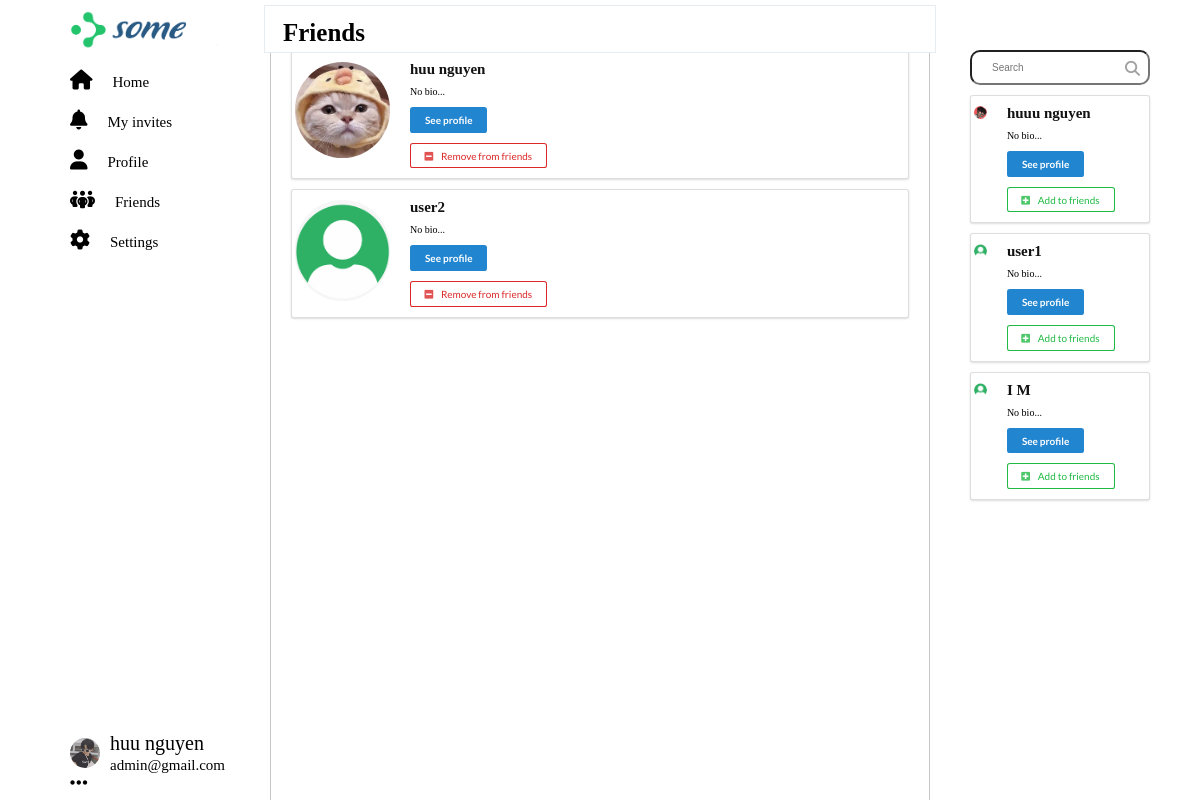
/friends-profiles/ (signed in), run on the app's committed database.
### Home/models.py (models this page shows, shortened)
class Profile(models.Model):
    user = models.OneToOneField(User, null=True, on_delete=models.CASCADE)
    bio = models.TextField(default="No bio...", max_length=300, null=True, blank=True)
    ava_pic = models.ImageField(default='default_ava.png', upload_to="profile")
    background_pic = models.ImageField(default='default_background.png', upload_to="profile")
    friends = models.ManyToManyField(User, blank=True, related_name='friends')
    slug = models.SlugField(unique=True, blank=True)
    updated = models.DateTimeField(auto_now=True)
    created = models.DateTimeField(auto_now_add=True)
    objects = ProfileManager()
    def get_fullname(self):
        if self.user.first_name and self.user.last_name:
            return f"{self.user.first_name} {self.user.last_name}"
        return f"{self.user.username}"
    __initial_first_name = None
    __initial_last_name = None
    def __init__(self, *args, **kwargs):
        super().__init__(*args, **kwargs)
        self.__initial_first_name = self.user.first_name
        self.__initial_last_name = self.user.last_name
    def get_absolute_url(self):
        return reverse("profile_detail_view", kwargs={"slug": self.slug})

### Home/views.py (the view)
# urls.py: path('friends-profiles/', friend_profile_list_view, name='friends_profiles_views'),
def friend_profile_list_view(request):
    user = request.user
    profile = Profile.objects.get(user=request.user)
    qs = Profile.objects.get_all_profiles_is_friend(user)
    rel_r1 = Relationship.objects.filter(sender=profile)
    rel_s1 = Relationship.objects.filter(receiver=profile)
    rel_receiver1 = []
    rel_sender1 = []
    is_empty = False
    for item in rel_r1:
        rel_receiver1.append(item.receiver.user)
    for item in rel_s1:
        rel_sender1.append(item.sender.user)
    if len(qs) == 0:
        is_empty = True
    rel_qs = Profile.objects.get_all_profiles_to_invite(user)
    rel_r = Relationship.objects.filter(sender=profile)
    rel_s = Relationship.objects.filter(receiver=profile)
    rel_receiver = []
    rel_sender = []
    for item in rel_r:
        rel_receiver.append(item.receiver.user)
    for item in rel_s:
        rel_sender.append(item.sender.user)
    context = {
        'rel_qs': rel_qs,
        'rel_receiver': rel_receiver,
        'rel_sender': rel_sender,
        'qs': qs,
        'rel_receiver1': rel_receiver1,
        'rel_sender1': rel_sender1,
        'is_empty': is_empty
    }
    return render(request, 'friend_profile_list.html', context)

### Home/models.py (called while the page is built)
    def get_all_profiles_to_invite(self, sender):
        profiles = Profile.objects.all().exclude(user=sender)
        profile = Profile.objects.get(user=sender)
        qs = Relationship.objects.filter(Q(sender=profile) | Q(receiver=profile))
        accepted = set([])
        for rel in qs:
            if rel.status == 'accepted':
                accepted.add(rel.receiver)
                accepted.add(rel.sender)
        available = [profile for profile in profiles if profile not in accepted]
        return available

    def get_all_profiles_is_friend(self, sender):
        profiles = Profile.objects.all().exclude(user=sender)
        profile = Profile.objects.get(user=sender)
        qs = Relationship.objects.filter(Q(sender=profile) | Q(receiver=profile))
        accepted = set([])
        for rel in qs:
            if rel.status == 'accepted':
                accepted.add(rel.receiver)
                accepted.add(rel.sender)
        available = [profile for profile in profiles if profile in accepted]
        return available

### Home/templates/friend_profile_list.html (shortened to what this page needs)
{% extends 'base.html' %}
{% block title %}
  Friends
{% endblock %}
{% block content %}
{% for obj in qs %}
    <div class="ui segment">
        <div class="ui grid">
            <div class="row">
                <div class="three wide column">
                    <img src="{{obj.ava_pic.url}}" alt="Avatar" class="ui small circular image">
                </div>
                <div class="thirteen wide column">
                    <h3><strong>{{obj.get_fullname}}</strong></h3>
                    <br>
                    <p>{{obj.bio}}</p>
                    <br>
                    <a href="{{obj.get_absolute_url}}">
                        <button class="ui primary button">See profile</button>
                    </a>
                    <br><br>
                    {% if request.user in obj.friends.all %}
                        <form action="{% url 'remove_friend' %}" method="POST">
                            <button type="submit" class="ui negative basic button"><i class="minus square icon"></i>
                                Remove from friends
                            </button>
                        </form>
                    {% endif %}
                </div>
            </div>
        </div>
    </div>
{% endfor %}
{% endblock %}

### Home/templates/base.html (shortened to what this page needs)
<!DOCTYPE html>
<html lang="en">
	<head>
		{%load static%}
		<link
			rel="stylesheet"
			href="https://cdnjs.cloudflare.com/ajax/libs/font-awesome/6.2.0/css/all.min.css"
 />
		<link rel="stylesheet" type='text/css' href="https://cdnjs.cloudflare.com/ajax/libs/semantic-ui/2.2.14/semantic.min.css">
		<link
			href="https://cdn.jsdelivr.net/npm/bootstrap@5.2.2/dist/css/bootstrap.min.css"
			rel="stylesheet"
 />
		<link rel="stylesheet" href="{% static 'css/reset.css'%}" />
		<link rel="stylesheet" href="{% static 'css/styles.css'%}" />
		<link rel="stylesheet" href="{% static 'css/styles2.css'%}" />
		<link rel="stylesheet" href="{% static 'css/profile.css'%}" />
		<link rel="stylesheet" href="{% static 'css/layout_light.css'%}" />
	</head>
	<body>
		<div class="socical">
			<img src="{% static 'img/logo_ver2.png'%}" alt="Logo" class="socical--logo" />
			<div class="category">{% include 'category.html' %}</div>
			<nav class="head heading">{% block title %}{% endblock %}</nav>
			<div class="main">{% block content %}{% endblock %}</div>
			<div class="box">{% include 'search.html' %}
			{% for obj in rel_qs %}
				<div class="ui segment">
					<div class="ui grid">
						<div class="row">
							<div class="three wide column">
								<img src="{{obj.ava_pic.url}}" alt="Avatar" class="ui small circular image">
							</div>
							<div class="thirteen wide column">
								<h3><strong>{{obj.get_fullname}}</strong></h3>
								<br>
								<p>{{obj.bio}}</p>
								<br>
								<a href="{{obj.get_absolute_url}}">
									<button class="ui primary button">See profile</button>
								</a>
								<br><br>
								{% if obj.user not in rel_receiver and obj.user not in rel_sender %}
									<form action="{% url 'send_invite' %}" method="POST">
										<button type="submit" class="ui positive basic button"><i class="plus square icon"></i>
											Add to friends
										</button>
									</form>
								{% endif %}
							</div>
						</div>
					</div>
				</div>
			{% endfor %}
			</div>
		</div>
	</body>
</html>

### Home/templates/category.html (shortened to what this page needs)
{% load static %}
  <div class="category__wrapper">
    <ul class="category-bar">
      <li class="category-item">
        <a class="category--link" href="{% url 'home' %}">
          <i class="fa-solid fa-house category__icon"></i>
          <span class="category__text">Home</span>
        </a>
      </li>
      <li class="category-item">
        <a class="category--link" href="{% url 'my_invites' %}">
          <i class="fa-solid fa-bell category__icon"></i>
          <span class="category__text">My invites</span>
        </a>
      </li>
      <li class="category-item">
        <a class="category--link" href="{% url 'profile' %}">
          <i class="fa-solid fa-user category__icon"></i>
          <span class="category__text">Profile</span>
        </a>
      </li>
      <li class="category-item">
        <a class="category--link" href="{% url 'friends_profiles_views' %}">
          <i class="fa-solid fa-people-group"></i>
          <span class="category__text">Friends</span>
        </a>
      </li>
      <div class="category-item"  onmouseover="mouseOverToggle()" onmouseleave="mouseOutToggle()">
        <a class="category--link">
          <i class="fa-solid fa-gear category__icon"></i>
          <span class="category__text" data-toggle="bottom-left">Settings</span>
        </a>
      </div>
    </div>
    {% if user.username %}
      <div class="infor">
        <div class="infor__wrap">
          {% if user.profile.ava_pic %}
            <img src="{{user.profile.ava_pic.url}}" alt="Avatar_small" class="infor__avatar" />
          {% else %}
            <img src="{% static 'img/default_ava.png' %}" alt="Avatar_small" class="infor__avatar" />
          {% endif %}
          <div class="infor__block">
            <h3 class="infor__stitle">{{user.profile.get_fullname}}</h3>
            <span class="infor__desc">{{user.email}}</span>
          </div>
        </div>
        <div class="infor__icon">
          <i class="fa-solid fa-ellipsis"></i>
        </div>
      </div>
    {% endif %}

### Home/templates/search.html
<div class="box__search">
    <div class="box__icon">
      <i class="fa-solid fa-magnifying-glass" for="search"></i>
    </div>
    <input
      type="search"
      name=""
      id="search"
      required
      placeholder="Search"
      class="box__input"
    />
</div>

### static/css/styles.css (style rules this page uses)
b, strong { font-weight: bolder; font-size: 15px; }
.head { height: 4vh; }
.heading { position: fixed; width: 47.255%; top: 0px; padding: 18px; border-bottom: .5px solid #e6ecf0; line-height: .7em; font-weight: 800; background-color: #121212; z-index: 1000; }

### static/css/styles2.css (style rules this page uses)
.small { font-size: small; }

### static/css/profile.css (style rules this page uses)
b, strong { color: #121212; font-weight: bolder; font-size: 15px; }
.head { height: 4vh; }

### static/css/layout_light.css (style rules this page uses)
html { font-size: 62.5%; }
* { box-sizing: border-box; }
body { font-weight: normal; background-color: #ffffff; min-height: 100vh; max-width: 100%; min-height: 100vh; }
a { text-decoration: none; }
img { display: block; max-width: 100%; }
input, textarea, button, select { padding: 3rem; font-family: "Poppins", sans-serif; font-weight: normal; outline: none; }
.heading { position: fixed; font-size: 2.5rem; width: 56%; top: 5px; left: 22%; padding: 18px; border: 0.5px solid #e6ecf0; line-height: 0.7em; font-weight: 800; background-color: #ffffff; z-index: 1000; height: 6%; }
.socical { width: 100%; height: 100vh; background-color: #ffffff; padding: 5rem 5rem 0 5rem; color: #000000; position: relative; display: grid; grid-template-columns: 1fr 3fr 1fr; }
.socical--logo { content: ""; position: absolute; left: 7rem; top: 3rem; transform: translateY(-50%); cursor: pointer; width: 20rem; height: 40px; }
.socical .category { padding: 2rem 2rem 2rem 2rem; font-size: 2rem; position: relative; }
.socical .category-item { height: 100%; width: 100%; margin-bottom: 2rem; cursor: pointer; transition: all 0.2s linear; }
.socical .category__icon { margin: 0; }
.socical .category__text { margin-left: 1.5rem; font-size: 1.5rem; }
.socical .category--link { color: #000000; }
.socical .infor { display: flex; align-items: center; justify-content: space-between; flex-direction: row; flex-wrap: wrap; width: 75%; position: absolute; top: 95%; transform: translateY(-50%); }
.socical .infor__avatar { width: 3rem; height: 3rem; border-radius: 3rem; object-fit: cover; }
.socical .infor__wrap { display: flex; align-items: center; justify-content: flex-start; flex-direction: row; flex-wrap: nowrap; }
.socical .infor__desc { font-size: 1.5rem; }
.socical .infor__block { margin-left: 1rem; }
.socical .main { border-left: 1px solid #c5c6c8; border-right: 1px solid #c5c6c8; border-top: 1px solid #c5c6c8; padding: 0 2rem 0 2rem; overflow-y: auto; }
.socical .box { padding-left: 4rem; }
.socical .box__search { position: relative; }
.socical .box__input { color: #000000; padding: 1rem 2rem; border: 1px solid none; background: #ffffff; border-radius: 10px; display: block; width: 100%; transition: all 0.25s linear; }
.socical .box__icon { color: rgba(147, 146, 146, 0.8588235294); font-size: 1.5rem; display: flex; justify-content: center; align-items: center; position: absolute; right: 1rem; top: 50%; transform: translateY(-50%); }

### data on the page
Profile: ava_pic (picture), get_fullname "huu nguyen", bio "No bio..."
Profile: ava_pic (placeholder picture), get_fullname "user2", bio "No bio..."
Profile: ava_pic (picture), get_fullname "huuu nguyen", bio "No bio..."
Profile: ava_pic (placeholder picture), get_fullname "user1", bio "No bio..."
Profile: ava_pic (placeholder picture), get_fullname "I M", bio "No bio..."

### other printed values
{{ user.profile.get_fullname }} "huu nguyen"
{{ user.email }} "admin@gmail.com"
